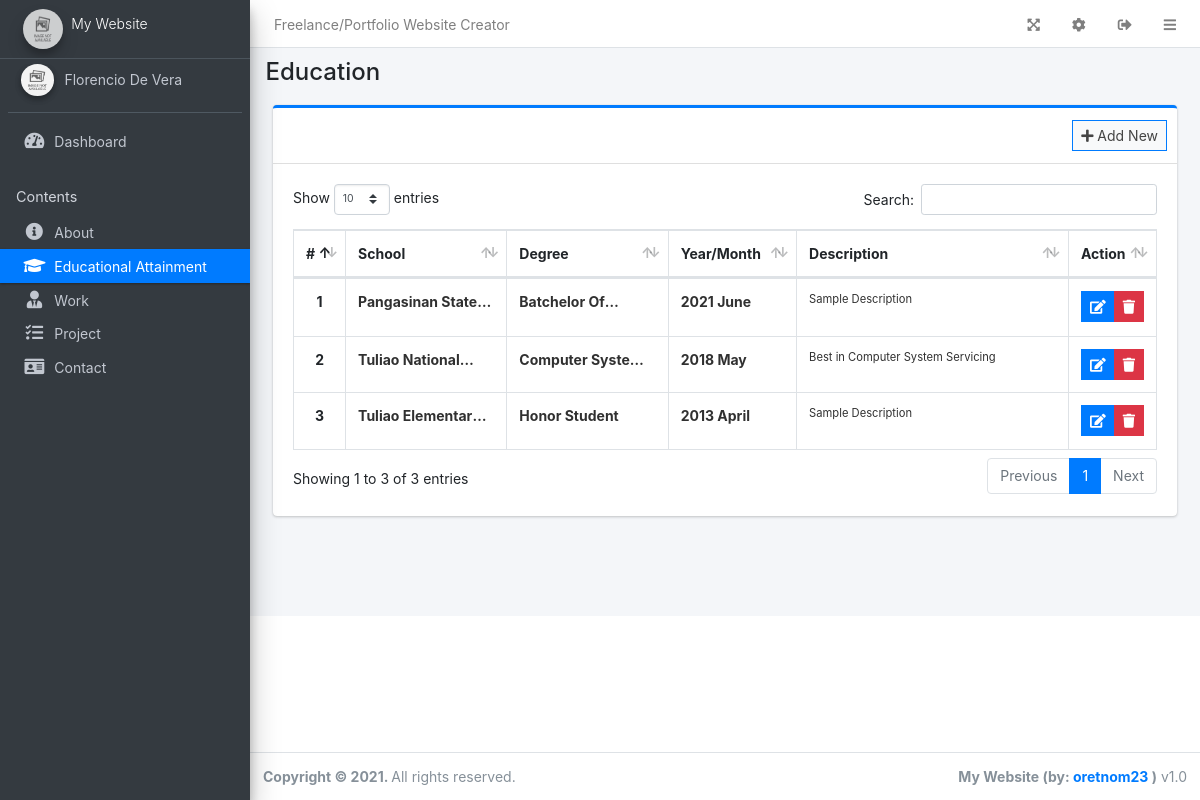
The app's page /admin/?page=education (signed in) with its own data.
### tables this page shows
CREATE TABLE `education` (
  `id` int(30) NOT NULL,
  `school` text DEFAULT NULL,
  `degree` text DEFAULT NULL,
  `month` varchar(50) NOT NULL,
  `year` int(10) NOT NULL,
  `description` text DEFAULT NULL,
  `order_by` int(30) NOT NULL
);

### admin/education/index.php (the view, shortened to what this page needs)
<div class="col-lg-12">
	<div class="card card-outline card-primary">
		<div class="card-header">
			<div class="card-tools">
				<a class="btn btn-block btn-sm btn-default btn-flat border-primary new_education" href="javascript:void(0)"><i class="fa fa-plus"></i> Add New</a>
			</div>
		</div>
		<div class="card-body">
			<table class="table tabe-hover table-bordered table-compact" id="list">
				<colgroup>
					<col width="5%">
					<col width="20%">
					<col width="20%">
					<col width="15%">
					<col width="35%">
					<col width="15%">
				</colgroup>
				<thead>
					<tr>
						<th class="text-center">#</th>
						<th>School</th>
						<th>Degree</th>
						<th>Year/Month</th>
						<th>Description</th>
						<th>Action</th>
					</tr>
				</thead>
				<tbody>
					<?php
					$i = 1;
					$qry = $conn->query("SELECT * FROM `education` order by `year` desc,`month` desc");
					while($row= $qry->fetch_assoc()):
						$desc = html_entity_decode($row['description']);
					?>
					<tr>
						<th class="text-center"><?php echo $i++ ?></th>
						<td><b class="truncate-1"><?php echo ucwords($row['school']) ?></b></td>
						<td><b class="truncate-1"><?php echo ucwords($row['degree']) ?></b></td>
						<td><b class="truncate-1"><?php echo $row['year'] . ' ' .$row['month'] ?></b></td>
						<td><small class="truncate-1"><?php echo $desc ?></small></td>
						<td class="text-center">
		                    <div class="btn-group">
		                        <a href="javascript:void(0)" data-id='<?php echo $row['id'] ?>' class="btn btn-primary btn-flat btn-sm manage_education">
		                          <i class="fas fa-edit"></i>
		                        </a>
		                        <button type="button" class="btn btn-danger btn-sm btn-flat delete_education" data-id="<?php echo $row['id'] ?>">
		                          <i class="fas fa-trash"></i>
		                        </button>
	                      </div>
						</td>
					</tr>
				<?php endwhile; ?>
				</tbody>
			</table>
		</div>
	</div>
</div>

### records on screen
education: school "Pangasinan…", degree "Batchelor…", year "2021", month "June", description "Sample Description"
education: school "Tuliao…", degree "Computer…", year "2018", month "May", description "Best in Computer System Servicing"
education: school "Tuliao…", degree "Honor Student", year "2013", month "April", description "Sample Description"

### other values on screen
$_settings->info('name') "Freelance/Portfolio Website Creator"
$_settings->info('short_name') "My Website"
$_settings->userdata('firstname').' '.$_settings->userdata('lastname') "Florencio De Vera"
str_replace("_", " ",$page) "Education"
